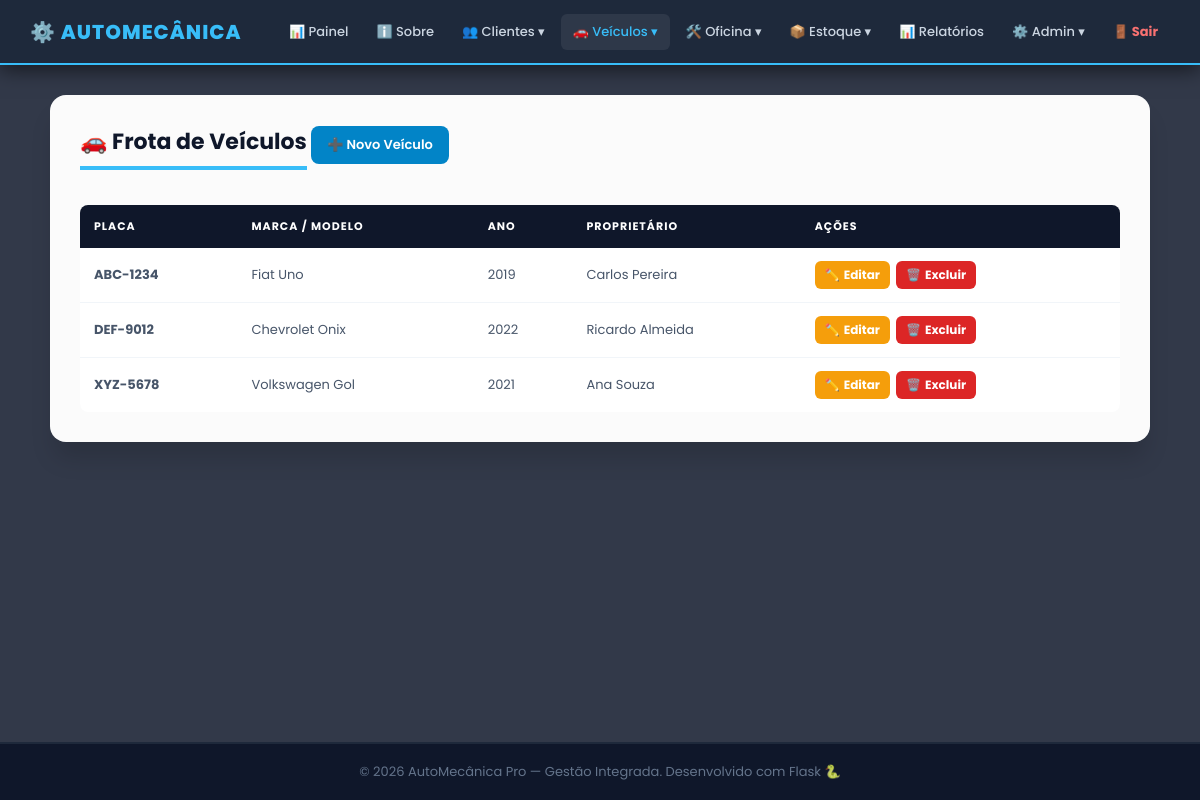
Before: /veiculo (signed in) with the older database file.
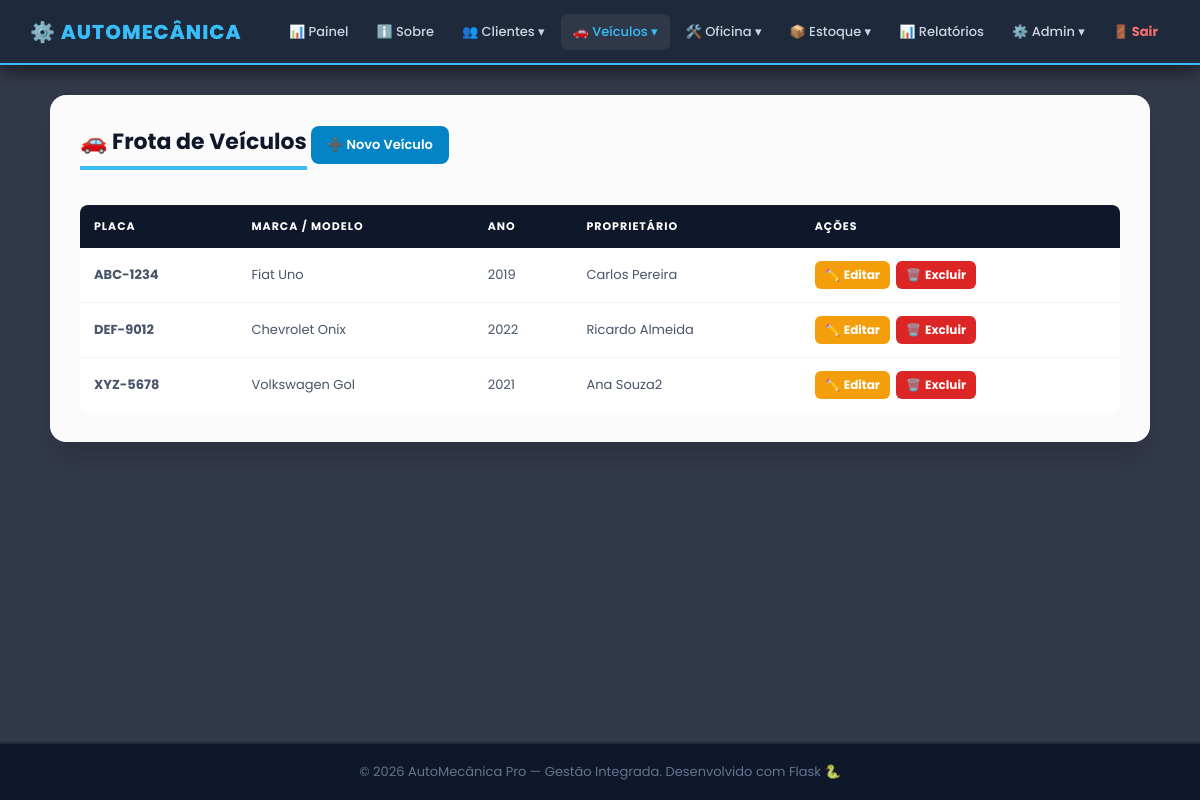
After: the same page with the newer database file.
### app.py (models this page shows)
class Veiculo(db.Model):
    __tablename__ = 'veiculo'
    id_veiculo = db.Column(db.Integer, primary_key=True)
    placa      = db.Column(db.String(10),  unique=True, nullable=False)
    marca      = db.Column(db.String(50))
    modelo     = db.Column(db.String(50))
    ano        = db.Column(db.Integer)
    id_cliente = db.Column(db.Integer, db.ForeignKey('cliente.id_cliente', ondelete='CASCADE'), nullable=False)
    ordens     = db.relationship('OrdemServico', backref='veiculo', lazy=True, cascade='all, delete-orphan')

class Cliente(db.Model):
    __tablename__ = 'cliente'
    id_cliente = db.Column(db.Integer, primary_key=True)
    nome       = db.Column(db.String(100), nullable=False)
    cpf        = db.Column(db.String(15),  unique=True, nullable=False)
    telefone   = db.Column(db.String(20))
    veiculos   = db.relationship('Veiculo', backref='cliente', lazy=True, cascade='all, delete-orphan')

### app.py (the view)
@app.route('/veiculo')
@login_required
def veiculo_consultar():
    rows = (db.session.query(Veiculo, Cliente.nome.label('dono'))
            .join(Cliente, Veiculo.id_cliente == Cliente.id_cliente)
            .order_by(Veiculo.placa).all())
    return render_template('veiculo/consultar.html', controller='veiculo', veiculos=rows)

### app.py (called while the page is built)
def login_required(f):
    @wraps(f)
    def decorated(*args, **kwargs):
        if 'usuario_id' not in session:
            return redirect(url_for('login'))
        return f(*args, **kwargs)
    return decorated

@app.before_request
def csrf_protect():
    if request.method == 'POST':
        token_sessao = session.get('_csrf_token')
        token_form   = request.form.get('csrf_token')
        if not token_sessao or not token_form or not hmac.compare_digest(token_sessao, token_form):
            abort(400, description='Token CSRF invalido ou ausente. Recarregue a pagina e tente novamente.')

### templates/veiculo/consultar.html (shortened to what this page needs)
{% extends 'base.html' %}
{% block content %}
<div class="cartao card-lg">
    <h3>🚗 Frota de Veículos</h3>
    <a href="{{ url_for('veiculo_cadastrar') }}" class="btn-add">➕ Novo Veículo</a>
    <div class="tabela-wrapper tbl-desktop">
        <table>
            <thead>
                <tr><th>Placa</th><th>Marca / Modelo</th><th>Ano</th><th>Proprietário</th><th>Ações</th></tr>
            </thead>
            <tbody>
                {% for v, dono in veiculos %}
                <tr>
                    <td><b>{{ v.placa }}</b></td>
                    <td>{{ v.marca }} {{ v.modelo }}</td>
                    <td>{{ v.ano }}</td>
                    <td>{{ dono }}</td>
                    <td><div class="acoes">
                        <a href="{{ url_for('veiculo_editar', id=v.id_veiculo) }}" class="btn-ed">✏️<span class="txt"> Editar</span></a>
                        <a href="{{ url_for('veiculo_excluir', id=v.id_veiculo) }}" class="btn-ex" onclick="return confirm('Excluir veículo {{ v.placa }}?')">🗑️<span class="txt"> Excluir</span></a>
                    </div></td>
                </tr>
                {% else %}
                <tr><td colspan="5" style="text-align:center;color:#94a3b8;padding:30px;">Nenhum veículo cadastrado.</td></tr>
                {% endfor %}
            </tbody>
        </table>
    </div>
</div>
{% endblock %}

Changed rows visible on the page:
changed through a linked row, Veiculo "XYZ-5678": nome "Ana Souza" → "Ana Souza2"
